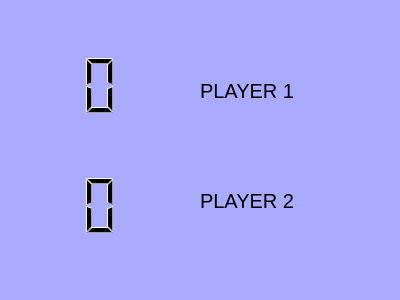
<?xml version="1.0" encoding="UTF-8"?>
<ui version="4.0">
 <class>SomeoneWon</class>
 <widget class="QWidget" name="SomeoneWon">
  <property name="geometry">
   <rect>
    <x>0</x>
    <y>0</y>
    <width>400</width>
    <height>300</height>
   </rect>
  </property>
  <property name="windowTitle">
   <string>Form</string>
  </property>
  <property name="styleSheet">
   <string notr="true">background-color: rgb(170, 170, 255)</string>
  </property>
  <widget class="QLCDNumber" name="lcdNumber">
   <property name="geometry">
    <rect>
     <x>-50</x>
     <y>50</y>
     <width>171</width>
     <height>71</height>
    </rect>
   </property>
   <property name="layoutDirection">
    <enum>Qt::LeftToRight</enum>
   </property>
   <property name="lineWidth">
    <number>0</number>
   </property>
  </widget>
  <widget class="QLCDNumber" name="lcdNumber_2">
   <property name="geometry">
    <rect>
     <x>-50</x>
     <y>170</y>
     <width>171</width>
     <height>71</height>
    </rect>
   </property>
   <property name="frameShape">
    <enum>QFrame::Box</enum>
   </property>
   <property name="lineWidth">
    <number>0</number>
   </property>
   <property name="midLineWidth">
    <number>0</number>
   </property>
   <property name="segmentStyle">
    <enum>QLCDNumber::Filled</enum>
   </property>
  </widget>
  <widget class="QLabel" name="label">
   <property name="geometry">
    <rect>
     <x>170</x>
     <y>65</y>
     <width>161</width>
     <height>41</height>
    </rect>
   </property>
   <property name="text">
    <string/>
   </property>
  </widget>
  <widget class="QLabel" name="label_2">
   <property name="geometry">
    <rect>
     <x>170</x>
     <y>190</y>
     <width>161</width>
     <height>41</height>
    </rect>
   </property>
   <property name="text">
    <string/>
   </property>
  </widget>
  <widget class="QLabel" name="label_3">
   <property name="geometry">
    <rect>
     <x>200</x>
     <y>70</y>
     <width>111</width>
     <height>41</height>
    </rect>
   </property>
   <property name="font">
    <font>
     <pointsize>15</pointsize>
     <weight>50</weight>
     <bold>false</bold>
     <underline>false</underline>
     <strikeout>false</strikeout>
    </font>
   </property>
   <property name="text">
    <string>PLAYER 1</string>
   </property>
  </widget>
  <widget class="QLabel" name="label_4">
   <property name="geometry">
    <rect>
     <x>200</x>
     <y>180</y>
     <width>111</width>
     <height>41</height>
    </rect>
   </property>
   <property name="font">
    <font>
     <pointsize>15</pointsize>
    </font>
   </property>
   <property name="text">
    <string>PLAYER 2</string>
   </property>
  </widget>
 </widget>
 <resources/>
 <connections/>
</ui>
